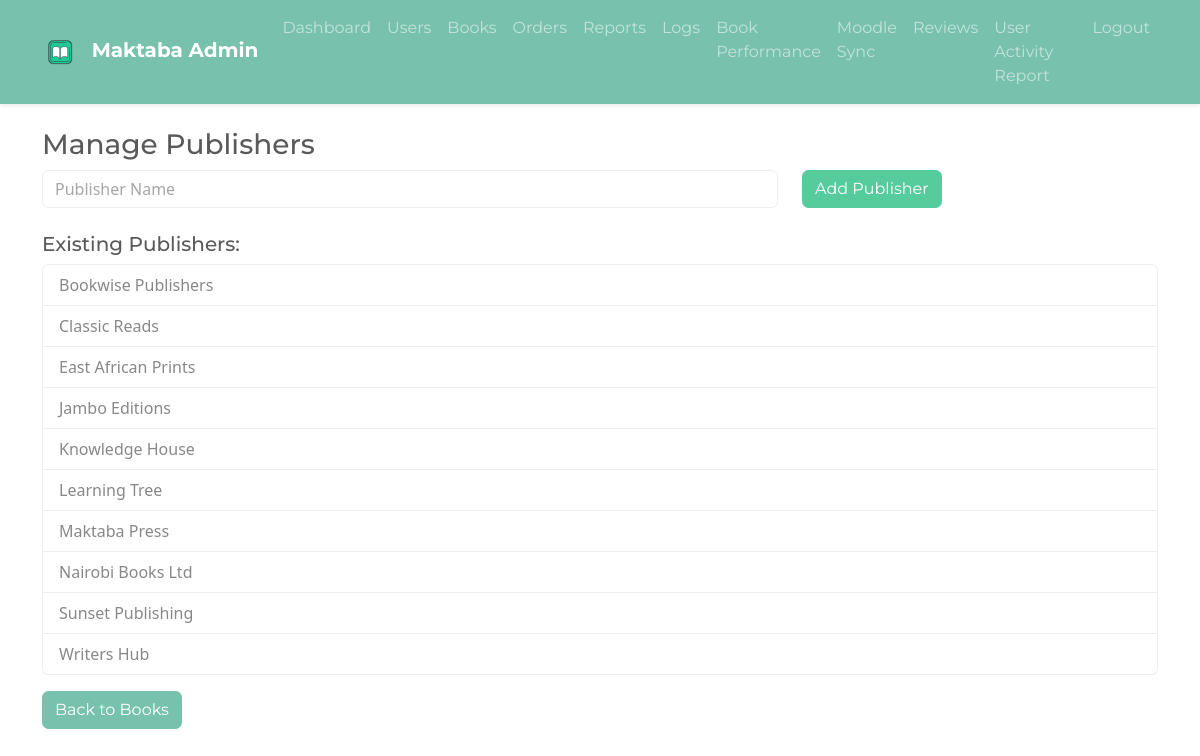
Page /modules/admin/manage_publishers.php (signed in) on the committed database.
### tables this page shows
CREATE TABLE publishers (
    publisher_id INT AUTO_INCREMENT PRIMARY KEY,
    name VARCHAR(100) NOT NULL,
    address TEXT,
    contact_number VARCHAR(20),
    email VARCHAR(100)
);

### modules/admin/manage_publishers.php (the view, shortened to what this page needs)
<?php
require_once __DIR__ . '/../../database/config.php';
?>
<!DOCTYPE html>
<html>
<head>
    <link href="https://cdn.jsdelivr.net/npm/bootswatch@5.3.3/dist/minty/bootstrap.min.css" rel="stylesheet">
</head>
<body>
<?php include("../../includes/admin_nav.php"); ?>
<div class="container mt-4">
    <h3>Manage Publishers</h3>
    <form method="POST" class="mb-4">
        <div class="row">
            <div class="col-md-8">
                <input type="text" name="name" class="form-control" placeholder="Publisher Name" required>
            </div>
            <div class="col-md-4">
                <button type="submit" class="btn btn-success">Add Publisher</button>
            </div>
        </div>
    </form>
    <h5>Existing Publishers:</h5>
    <ul class="list-group">
        <?php
        $result = $conn->query("SELECT * FROM publishers ORDER BY name");
        while ($row = $result->fetch_assoc()) {
            echo '<li class="list-group-item">' . htmlspecialchars($row['name']) . '</li>';
        }
        ?>
    </ul>
    <a href="manage_books.php" class="btn btn-primary mt-3">Back to Books</a>
</div>
</body>
</html>

### rows in the picture
publishers: name "Bookwise Publishers"
publishers: name "Classic Reads"
publishers: name "East African Prints"
publishers: name "Jambo Editions"
publishers: name "Knowledge House"
publishers: name "Learning Tree"
publishers: name "Maktaba Press"
publishers: name "Nairobi Books Ltd"
publishers: name "Sunset Publishing"
publishers: name "Writers Hub"
